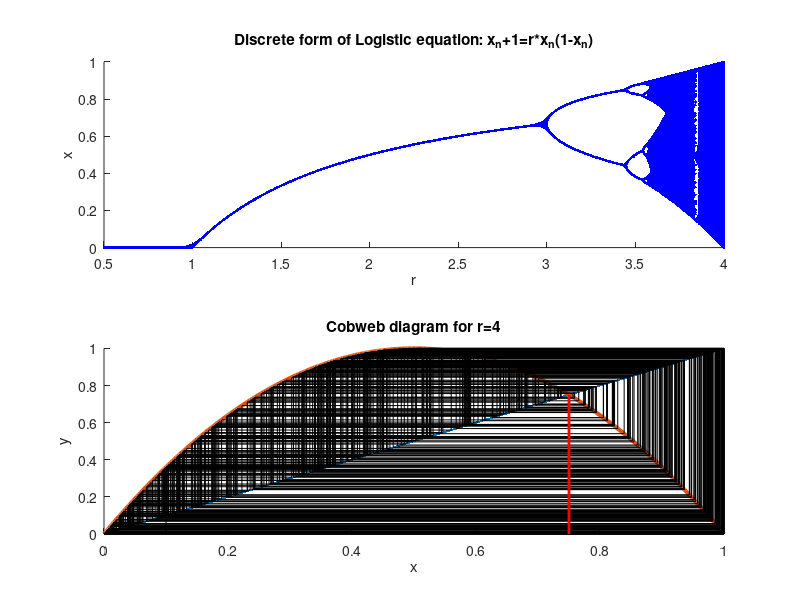

This chart was generated by the following MATLAB code:
clear all;
x0=0.1; %Initial point
NSettle=50; %Number of iterations for system's behavior to stabilize
N=500; %Number of iterations after NSettlem, which is assumed to be the stabilized regime
r=linspace(0.5,4,1000); %r values
rPick=4; %r value for cobweb diagram

gIt=@(x,rP)rP*x.*(1-x); %Discrete Logistic Equation

%Plot of x vs r

figure(1)
subplot(2,1,1)
hold on

for j=1:length(r) %for each r value 
    x=zeros([1,NSettle+N]); %Initialize array to store x_n values
    rSet=ones([1,N+1])*r(j); %Initialize array of the same length as x array, but having the same value of r  
    
    %Fill x with computed values for logistic equation
    x(1)=x0;
        for i=2:NSettle+N
            x(i)=gIt(x(i-1),r(j)); %Iteration map for discrete logistic equation
        end        
plot(rSet,x(1,NSettle:NSettle+N),'.b') %Show the plot of computed x_n vs the same value of r (this way the spread in values can readily be seen for respective value of r)
end
title('Discrete form of Logistic equation: x_n+1=r*x_n(1-x_n)');
xlabel('r');
ylabel('x');
hold off


%Cobweb Diagram

subplot(2,1,2)

hold on

%Procedure to show cobweb diagram
plot(x,x,sort(x),gIt(sort(x),rPick),'Linewidth',3);
y0=gIt(x0,rPick);
line([x0,x0],[0,y0],'Color',[0 0 0],'Linewidth',0.1);
for i=1:length(x)
   line([x0,y0],[y0,y0],'Color',[0 0 0],'Linewidth',0.1); %Vertical line
   line([y0,y0],[y0,gIt(y0,rPick)],'Color',[0 0 0],'Linewidth',0.1); %Horizontal line
   x0=y0;
   y0=gIt(y0,rPick);
end
line([(rPick-1)/rPick,(rPick-1)/rPick],[0,(rPick-1)/rPick],'Color',[1 0 0],'Linewidth',2); %Indicate the fixed point for given r
title(['Cobweb diagram for r=' num2str(rPick)]);
xlabel('x');
ylabel('y');
hold off
